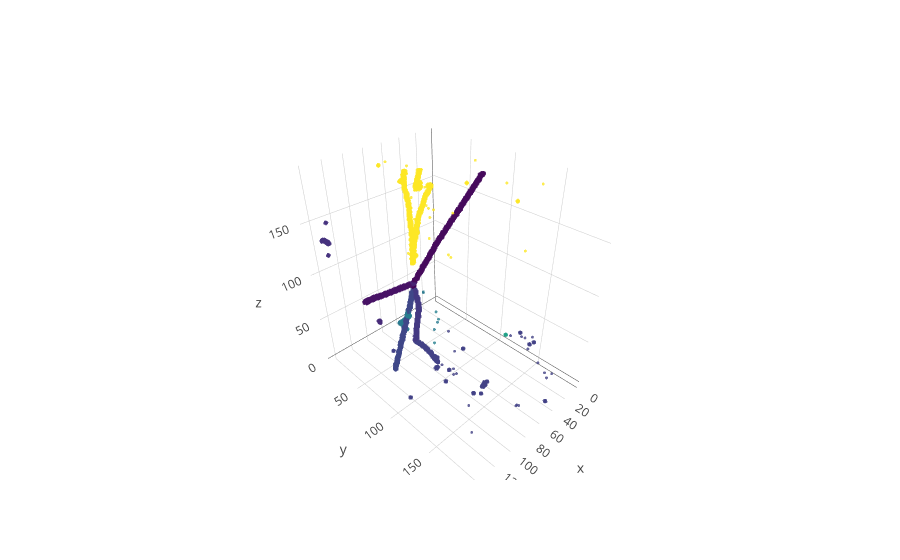

Notebook source saved alongside this figure:
### Code cell
eventn = 48
trace1 = scatter_classes(trainset.cluster_reader, eventn)
trace2 = scatter_energy(trainset.energy_reader, eventn)
fig = go.Figure(data=[trace1])
iplot(fig)
#pio.write_image(fig, 'images/fig1.pdf')

### Figure 1 — Plotly figure (JSON) as saved in the notebook; plotly's stock layout.template omitted (floating-point values rounded to 4 significant figures; data arrays with more than 128 entries replaced by an {"elided": "..."} marker saying what was removed)
{"data": [{"hovertext": {"elided": "5180 int values"}, "marker": {"color": {"elided": "5180 int values"}, "colorscale": "Viridis", "opacity": 0.8, "size": 1}, "mode": "markers", "type": "scatter3d", "uid": "3f585f54-aed8-4c02-b12b-38ef03307b26", "x": {"elided": "5180 int values"}, "y": {"elided": "5180 int values"}, "z": {"elided": "5180 int values"}}], "layout": {}}
